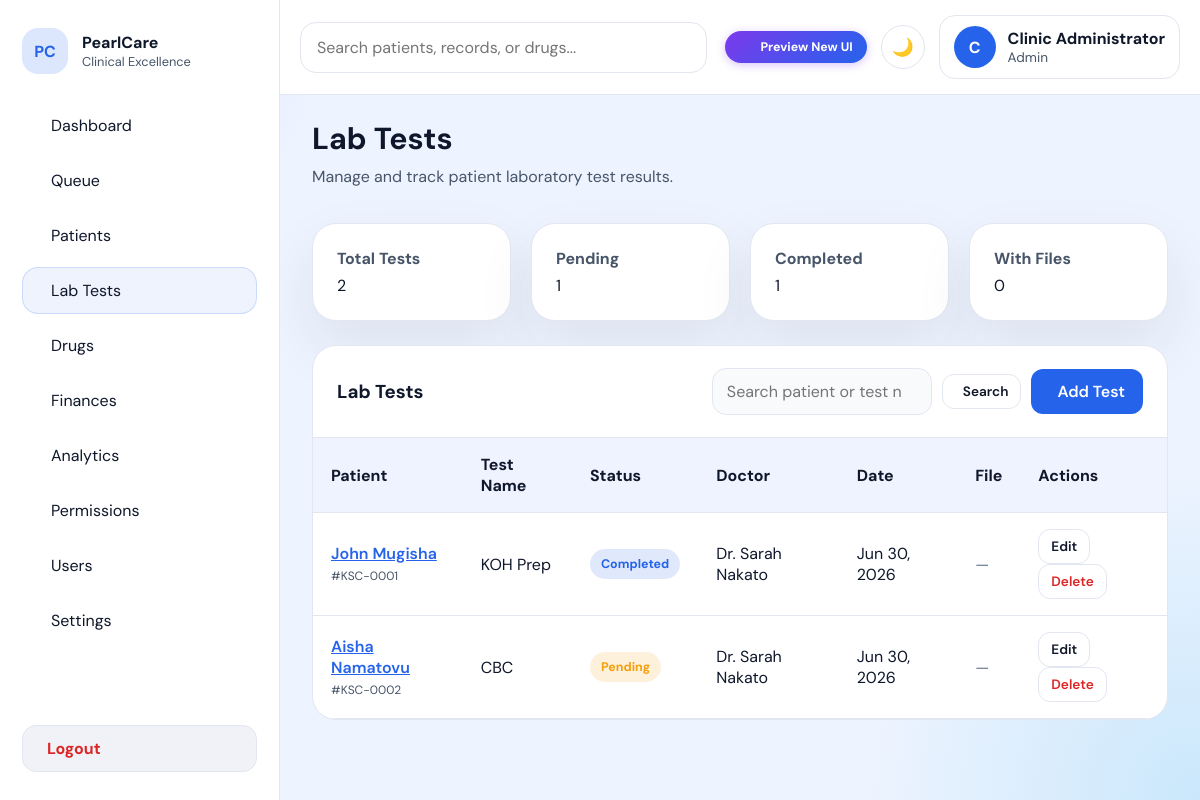
/lab-tests (signed in), run on the app's committed database.
### tables this page shows
CREATE TABLE IF NOT EXISTS lab_tests (
  id INT AUTO_INCREMENT PRIMARY KEY,
  patient_id INT NOT NULL,
  doctor_id INT NULL,
  visit_id INT NULL,
  test_name VARCHAR(180) NOT NULL,
  result_status VARCHAR(80) NOT NULL DEFAULT 'Pending',
  result_notes TEXT NULL,
  file_path VARCHAR(255) NULL,
  uploaded_by INT NULL,
  created_at TIMESTAMP DEFAULT CURRENT_TIMESTAMP,
  updated_at TIMESTAMP DEFAULT CURRENT_TIMESTAMP ON UPDATE CURRENT_TIMESTAMP,
  FOREIGN KEY (patient_id) REFERENCES patients(id) ON DELETE CASCADE,
  FOREIGN KEY (doctor_id) REFERENCES users(id) ON DELETE SET NULL,
  FOREIGN KEY (uploaded_by) REFERENCES users(id) ON DELETE SET NULL
);

CREATE TABLE IF NOT EXISTS patients (
  id INT AUTO_INCREMENT PRIMARY KEY,
  file_number VARCHAR(60) NOT NULL UNIQUE,
  full_name VARCHAR(180) NOT NULL,
  age INT NOT NULL,
  gender VARCHAR(24) NOT NULL,
  date_of_birth DATE NULL,
  residence VARCHAR(255) NULL,
  phone VARCHAR(60) NULL,
  email VARCHAR(180) NULL,
  blood_type VARCHAR(20) NULL,
  sulfa_reactive TINYINT(1) NOT NULL DEFAULT 0,
  penicillin_allergy TINYINT(1) NOT NULL DEFAULT 0,
  latex_allergy TINYINT(1) NOT NULL DEFAULT 0,
  other_allergies TEXT NULL,
  status VARCHAR(40) NOT NULL DEFAULT 'Active',
  registered_by INT NULL,
  created_at TIMESTAMP DEFAULT CURRENT_TIMESTAMP,
  updated_at TIMESTAMP DEFAULT CURRENT_TIMESTAMP ON UPDATE CURRENT_TIMESTAMP,
  FOREIGN KEY (registered_by) REFERENCES users(id) ON DELETE SET NULL
);

CREATE TABLE IF NOT EXISTS users (
  id INT AUTO_INCREMENT PRIMARY KEY,
  full_name VARCHAR(180) NOT NULL,
  email VARCHAR(180) NOT NULL UNIQUE,
  password_hash VARCHAR(255) NOT NULL,
  role VARCHAR(32) NOT NULL,
  avatar VARCHAR(255) NULL,
  is_active TINYINT(1) NOT NULL DEFAULT 1,
  created_at TIMESTAMP DEFAULT CURRENT_TIMESTAMP,
  updated_at TIMESTAMP DEFAULT CURRENT_TIMESTAMP ON UPDATE CURRENT_TIMESTAMP
);

### core/Controller.php (called while the page is built, shortened)
<?php
abstract class Controller {
    protected function render(string $view, array $data = []): void {
        $viewsPath = __DIR__ . '/../app/Views/';
        extract($data);
        require $viewsPath . 'layouts/main.php';
        require $viewsPath . $view . '.php';
        require $viewsPath . 'layouts/footer.php';
    }
}

### app/Controllers/LabTestController.php (called while the page is built, shortened)
<?php
class LabTestController extends Controller {
    public function index(): void {
        $conn = db();
        $fileColumn = null; $hasFilePathColumn = false; $hasReportFileColumn = false;
        $c1 = $conn->query("SHOW COLUMNS FROM lab_tests LIKE 'file_path'");
        if ($c1 && $c1->num_rows > 0) { $hasFilePathColumn = true; $fileColumn = 'file_path'; }
        $hasFilePath = $fileColumn !== null;
        if ($hasFilePathColumn && $hasReportFileColumn)  $filePathSelect = "COALESCE(lt.file_path, lt.report_file) AS file_path";
        elseif ($hasFilePathColumn)                      $filePathSelect = "lt.file_path AS file_path";
        elseif ($hasReportFileColumn)                    $filePathSelect = "lt.report_file AS file_path";
        else                                             $filePathSelect = "'' AS file_path";
        $search = trim($_GET['q'] ?? '');
        $page   = max(1, (int)($_GET['page'] ?? 1));
        $perPage = 20;
        $offset  = ($page - 1) * $perPage;
        $where = '';
        $total      = $conn->query("SELECT COUNT(*) AS c FROM lab_tests lt JOIN patients p ON lt.patient_id = p.id $where")->fetch_assoc()['c'] ?? 0;
        $rows       = $conn->query("SELECT lt.*, p.full_name, p.file_number, u.full_name AS doctor_name, {$filePathSelect} FROM lab_tests lt JOIN patients p ON lt.patient_id = p.id LEFT JOIN users u ON lt.doctor_id = u.id $where ORDER BY lt.created_at DESC LIMIT $perPage OFFSET $offset");
        $totalPages = max(1, ceil($total / $perPage));
        $patients_result = $conn->query("SELECT id, full_name FROM patients ORDER BY full_name");
        $this->render('lab_tests/index', [
            'pageTitle'       => 'Lab Tests',
            'pageSubtitle'    => 'Manage and track patient laboratory test results.',
            'activePage'      => 'Lab Tests',
            'rows'            => $rows,
            'total'           => $total,
            'totalPages'      => $totalPages,
            'page'            => $page,
            'search'          => $search,
            'fileColumn'      => $fileColumn,
            'hasFilePath'     => $hasFilePath,
            'patients_result' => $patients_result,
            'conn'            => $conn,
        ]);
    }
}

### index.php (called while the page is built, shortened)
<?php
require_once __DIR__ . '/config/config.php';
require_once __DIR__ . '/core/App.php';
require_once __DIR__ . '/core/Controller.php';
$app = new App();
$app->any('/',                  [AuthController::class,       'redirect']);
$app->any('/login',             [AuthController::class,       'login']);
$app->get('/logout',            [AuthController::class,       'logout']);
$app->any('/dashboard',         [DashboardController::class,  'index']);
$app->any('/queue',             [QueueController::class,      'index']);
$app->any('/patients',          [PatientController::class,    'index']);
$app->get('/patients/profile',  [PatientController::class,    'profile']);
$app->get('/patients/print',    [PatientController::class,    'print']);
$app->any('/lab-tests',         [LabTestController::class,    'index']);
$app->any('/drugs',             [DrugController::class,       'index']);
$app->any('/finances',          [FinanceController::class,    'index']);
$app->get('/analytics',         [AnalyticsController::class,  'index']);
$app->any('/permissions',       [PermissionController::class, 'index']);
$app->any('/users',             [UserController::class,       'index']);
$app->any('/settings',          [SettingsController::class,   'index']);
$app->any('/ajax',              [AjaxController::class,       'handle']);
$app->run();

### config/config.php (called while the page is built, shortened)
<?php
function currentUser(): array {
    return $_SESSION['user'] ?? [];
}
function getTheme(): string {
    return !empty($_COOKIE['theme']) ? $_COOKIE['theme'] : 'light';
}
function e(string $value): string {
    return htmlspecialchars($value, ENT_QUOTES, 'UTF-8');
}
function routeActive(string $name, ?string $activePage): bool {
    return strtolower($name) === strtolower($activePage);
}
function canDo(string $pageKey, string $action): bool {
    if (!empty($_SESSION['permissions']['__is_admin__'])) return true;
    $perms = $_SESSION['permissions'] ?? null;
    return !empty($perms[$pageKey][$action]);
}

### app/Views/lab_tests/index.php (the view, shortened to what this page needs)
<div class="stats-grid">
    <div class="card"><div class="stat-label">Total Tests</div><div class="stat-value"><?php echo number_format($total); ?></div></div>
    <div class="card"><div class="stat-label">Pending</div><div class="stat-value"><?php echo number_format($conn->query("SELECT COUNT(*) AS c FROM lab_tests WHERE result_status='Pending'")->fetch_assoc()['c']??0); ?></div></div>
    <div class="card"><div class="stat-label">Completed</div><div class="stat-value"><?php echo number_format($conn->query("SELECT COUNT(*) AS c FROM lab_tests WHERE result_status='Completed'")->fetch_assoc()['c']??0); ?></div></div>
    <div class="card"><div class="stat-label">With Files</div><div class="stat-value"><?php echo number_format($hasFilePath ? ($conn->query("SELECT COUNT(*) AS c FROM lab_tests WHERE {$fileColumn} IS NOT NULL")->fetch_assoc()['c']??0) : 0); ?></div></div>
</div>
<div class="table-wrap">
    <div class="table-head">
        <h3>Lab Tests</h3>
        <div class="tbl-actions">
            <form method="GET" action="<?php echo BASE_URL; ?>/lab-tests" style="display:flex;gap:10px;align-items:center;">
                <input class="form-input" type="search" name="q" placeholder="Search patient or test name" value="<?php echo e($search); ?>" style="width:220px;">
                <button class="btn btn-outline btn-sm"><i data-lucide="search"></i> <span>Search</span></button>
            </form>
            <button class="btn btn-primary" data-open="addTestModal"><i data-lucide="plus"></i> <span>Add Test</span></button>
        </div>
    </div>
    <table>
        <thead><tr><th>Patient</th><th>Test Name</th><th>Status</th><th>Doctor</th><th>Date</th><th>File</th><th>Actions</th></tr></thead>
        <tbody>
            <?php if ($rows && $rows->num_rows): while ($row = $rows->fetch_assoc()): ?>
            <tr>
                <td>
                    <a href="<?php echo BASE_URL; ?>/patients/profile?id=<?php echo $row['patient_id']; ?>" style="color:var(--primary);font-weight:600;"><?php echo e($row['full_name']); ?></a><br>
                    <span style="font-size:.75rem;color:var(--text-muted);">#<?php echo e($row['file_number']); ?></span>
                </td>
                <td><?php echo e($row['test_name']); ?></td>
                <td><span class="status-pill status-<?php echo $row['result_status']; ?>"><?php echo e($row['result_status']); ?></span></td>
                <td><?php echo e($row['doctor_name'] ?? 'N/A'); ?></td>
                <td><?php echo e(date('M j, Y', strtotime($row['created_at']))); ?></td>
                <td>
                    <?php $fp = $row['file_path'] ?? ''; if ($fp): ?>
                        <button type="button" class="btn btn-outline btn-sm" style="padding:4px 8px;" onclick="openFilePreview('<?php echo BASE_URL . '/' . e($fp); ?>')" title="Preview"><i data-lucide="eye" style="width:14px;height:14px;"></i><span style="margin-left:4px;">Open</span></button>
                    <?php else: ?><span style="color:var(--text-faint);">—</span><?php endif; ?>
                </td>
                <td>
                    <button class="btn btn-outline btn-sm" onclick="editTest(<?php echo $row['id']; ?>,'<?php echo e($row['result_status']); ?>','<?php echo e(addslashes($row['result_notes'])); ?>')">Edit</button>
                    <?php if (canDo('lab_tests','delete')): ?>
                        <form method="POST" action="<?php echo BASE_URL; ?>/lab-tests" style="display:inline;" onsubmit="event.preventDefault();confirmDeleteLabTest(this);">
                            <button type="submit" class="btn btn-outline btn-sm" style="color:var(--danger);">Delete</button>
                        </form>
                    <?php endif; ?>
                </td>
            </tr>
            <?php endwhile; else: ?>
            <tr><td colspan="7">No lab tests recorded yet.</td></tr>
            <?php endif; ?>
        </tbody>
    </table>
</div>

### core/App.php (shortened to what this page needs)
<?php
class App {
    private array $routes = [];
    public function get(string $path, array $handler): void {
        $this->routes['GET'][$path] = $handler;
    }
    public function any(string $path, array $handler): void {
        $this->routes['GET'][$path]  = $handler;
        $this->routes['POST'][$path] = $handler;
    }
    public function run(): void {
        $method   = $_SERVER['REQUEST_METHOD'];
        $uri      = parse_url($_SERVER['REQUEST_URI'], PHP_URL_PATH) ?: '/';
        $path = '/' . ltrim($uri, '/');
        $routes = $this->routes[$method] ?? [];
        if (isset($routes[$path])) {
            [$class, $method] = $routes[$path];
            (new $class())->$method();
            return;
        }
    }
}

### app/Views/layouts/main.php (shortened to what this page needs)
<?php
$user  = currentUser();
$theme = getTheme();
$useV2     = !empty($_SESSION['preview_ui']) || !empty($_COOKIE['ui_v2']);
if (!function_exists('navItem')) {
    function navItem(string $key, string $label, string $href, string $icon, string $pageKey): void {
        global $activePage;
        $activeClass = routeActive($key, $activePage) ? 'active' : '';
        echo '<a href="' . e($href) . '" class="nav-link ' . $activeClass . '">'
            . '<span class="nav-icon"><i data-lucide="' . e($icon) . '"></i></span>'
            . '<span>' . e($label) . '</span>'
            . '</a>';
    }
}
?>
<!DOCTYPE html>
<html lang="en" data-theme="<?php echo e($theme); ?>">
<head>
    <link rel="stylesheet" href="<?php echo BASE_URL; ?>/public/<?php echo $useV2 ? 'style-v2.css' : 'style.css'; ?>">
</head>
<body>
    <div class="app-shell">
        <aside class="sidebar">
            <div class="brand">
                <div class="brand-icon">PC</div>
                <div>
                    <div class="brand-title">PearlCare</div>
                    <div class="brand-subtitle">Clinical Excellence</div>
                </div>
            </div>
            <nav class="nav-menu">
                <?php navItem('Dashboard',   'Dashboard',   BASE_URL . '/dashboard',   'house',             'dashboard'); ?>
            </nav>
            <div class="sidebar-footer">
                <a href="<?php echo BASE_URL; ?>/logout" class="sidebar-logout">
                    <span>Logout</span>
                </a>
            </div>
        </aside>
        <main class="main-shell">
            <header class="topbar">
                <div class="search-bar">
                    <input type="search" id="globalSearch" placeholder="Search patients, records, or drugs..." autocomplete="off">
                </div>
                <div class="topbar-actions">
                    <?php if (!$useV2): ?>
                    <a href="?preview_ui=1" style="display:inline-flex;align-items:center;gap:7px;padding:8px 14px;border-radius:50px;background:linear-gradient(135deg,#7c3aed,#2563eb);color:#fff;font-size:.78rem;font-weight:700;text-decoration:none;box-shadow:0 2px 10px rgba(124,58,237,.3);transition:all .15s;white-space:nowrap;">
                        <i data-lucide="sparkles" style="width:14px;height:14px;"></i> Preview New UI
                    </a>
                    <?php endif; ?>
                    <button class="theme-toggle" id="themeToggle" type="button" aria-label="Toggle theme">
                        <?php echo $theme === 'dark' ? '☀️' : '🌙'; ?>
                    </button>
                    <div class="user-chip">
                        <span class="user-avatar"><?php echo strtoupper(substr($user['full_name'] ?? 'U', 0, 1)); ?></span>
                        <div>
                            <div class="user-name"><?php echo e($user['full_name'] ?? 'User'); ?></div>
                            <div class="user-role"><?php echo e(ucfirst($user['role'] ?? 'Staff')); ?></div>
                        </div>
                    </div>
                </div>
            </header>
            <div class="page-wrapper">
                <div class="page-header">
                    <div>
                        <h1><?php echo e($pageTitle); ?></h1>
                        <?php if ($pageSubtitle): ?>
                            <p class="page-subtitle"><?php echo e($pageSubtitle); ?></p>
                        <?php endif; ?>
                    </div>
                </div>
                <div class="page-content">

### app/Views/layouts/footer.php (shortened to what this page needs)
                </div>
            </div>
        </main>
    </div>
</body>
</html>

### data on the page
lab_tests: patient.full_name "John Mugisha", patient.file_number "KSC-0001", test_name "KOH Prep", result_status "Completed", doctor.full_name "Dr. Sarah Nakato", created_at "Jun 30, 2026"
lab_tests: patient.full_name "Aisha Namatovu", patient.file_number "KSC-0002", test_name "CBC", result_status "Pending", doctor.full_name "Dr. Sarah Nakato", created_at "Jun 30, 2026"

### other printed values
$label "Dashboard Queue Patients Lab Tests Drugs Finances Analytics Permissions Users Settings"
substr($user['full_name'] ?? 'U', 0, 1) "C"
$user['full_name'] "Clinic Administrator"
$user['role'] "Admin"
$pageTitle "Lab Tests"
$pageSubtitle "Manage and track patient laboratory test results."
$total "2"
